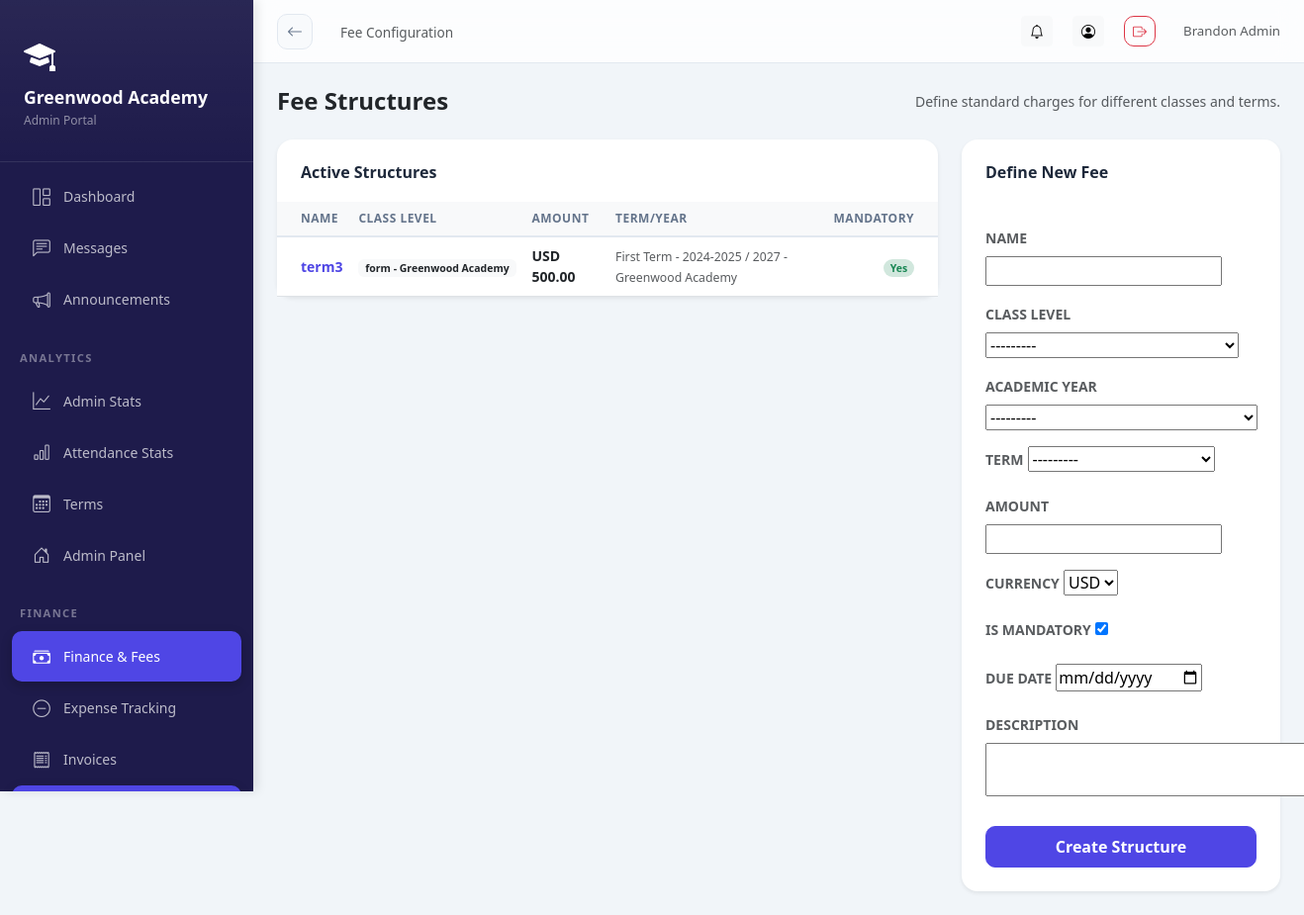
Page /fees/structures/ (signed in) on the committed database.
### schools/models.py (models this page shows, shortened)
class School(models.Model):
    STATUS_CHOICES = [
        ('pending', 'Pending Approval'),
        ('active', 'Active'),
        ('suspended', 'Suspended'),
        ('rejected', 'Rejected'),
    ]
    name = models.CharField(max_length=200)
    subdomain = models.CharField(max_length=50, unique=True, db_index=True)
    email = models.EmailField()
    phone = models.CharField(max_length=20, blank=True)
    address = models.TextField(blank=True)
    logo = models.ImageField(upload_to='school_logos/', blank=True, null=True)
    theme_color = models.CharField(max_length=7, default='#4F46E5', help_text='Hex color code')
    motto = models.CharField(max_length=200, blank=True)
    status = models.CharField(max_length=20, choices=STATUS_CHOICES, default='pending')
    is_demo = models.BooleanField(default=False)
    created_at = models.DateTimeField(auto_now_add=True)
    updated_at = models.DateTimeField(auto_now=True)
    is_deleted = models.BooleanField(default=False)
    parent_registration_enabled = models.BooleanField(default=True)
    registration_token = models.CharField(max_length=100, unique=True, blank=True, null=True)
    subscription_active = models.BooleanField(default=False)
    subscription_expires = models.DateTimeField(null=True, blank=True)
    class Meta:
        ordering = ['-created_at']

class SchoolUser(SyncBaseModel):
    ROLE_CHOICES = [
        ('headmaster', 'Headmaster'),
        ('admin', 'School Admin'),
        ('teacher', 'Teacher'),
        ('student', 'Student'),
        ('parent', 'Parent'),
    ]
    user = models.ForeignKey(User, on_delete=models.CASCADE, related_name='school_memberships')
    school = models.ForeignKey(School, on_delete=models.CASCADE, related_name='members', db_index=True)
    role = models.CharField(max_length=20, choices=ROLE_CHOICES, db_index=True)
    is_active = models.BooleanField(default=True, db_index=True)
    signature = models.ImageField(upload_to='signatures/', blank=True, null=True)
    class Meta:
        unique_together = ['user', 'school']

### fees/models.py (models this page shows, shortened)
class FeeStructure(models.Model):
    CURRENCY_CHOICES = [('USD', 'USD'), ('ZWL', 'ZWL')]
    school = models.ForeignKey(School, on_delete=models.CASCADE, related_name='fee_structures')
    name = models.CharField(max_length=100)  # e.g. "Tuition Fee", "Dev Levy"
    class_level = models.ForeignKey(ClassLevel, on_delete=models.SET_NULL, null=True, blank=True)
    academic_year = models.ForeignKey(AcademicYear, on_delete=models.CASCADE, related_name='fee_structures')
    term = models.ForeignKey(Term, on_delete=models.SET_NULL, null=True, blank=True)
    amount = models.DecimalField(max_digits=12, decimal_places=2)
    currency = models.CharField(max_length=3, choices=CURRENCY_CHOICES, default='USD')
    is_mandatory = models.BooleanField(default=True)
    due_date = models.DateField(null=True, blank=True)
    description = models.TextField(blank=True)
    created_at = models.DateTimeField(auto_now_add=True)
    objects = TenantManager()
    all_objects = models.Manager()
    class Meta:
        ordering = ['academic_year', 'name']

### academics/models.py (models this page shows)
class ClassLevel(SyncBaseModel):
    school = models.ForeignKey(School, on_delete=models.CASCADE, related_name='class_levels')
    name = models.CharField(max_length=50)  # e.g., "Grade 1", "Class 5"
    order = models.IntegerField(default=0)
    objects = TenantManager()
    all_objects = models.Manager()
    class Meta:
        ordering = ['order', 'name']
    def __str__(self):
        return f"{self.name} - {self.school.name}"

class AcademicYear(SyncBaseModel):
    school = models.ForeignKey(School, on_delete=models.CASCADE, related_name='academic_years')
    name = models.CharField(max_length=50)  # e.g., "2024-2025"
    start_date = models.DateField()
    end_date = models.DateField()
    is_current = models.BooleanField(default=False)
    objects = TenantManager()
    all_objects = models.Manager()
    class Meta:
        ordering = ['-start_date']
    def __str__(self):
        return f"{self.name} - {self.school.name}"

### results/models.py (models this page shows)
class Term(SyncBaseModel):
    TERM_CHOICES = [
        (1, 'First Term'),
        (2, 'Second Term'),
        (3, 'Third Term'),
    ]
    academic_year = models.ForeignKey(AcademicYear, on_delete=models.CASCADE, related_name='terms')
    term_number = models.IntegerField(choices=TERM_CHOICES)
    name = models.CharField(max_length=50)
    start_date = models.DateField()
    end_date = models.DateField()
    is_current = models.BooleanField(default=False)
    class Meta:
        ordering = ['academic_year', 'term_number']
        unique_together = ['academic_year', 'term_number']
    def __str__(self):
        return f"{self.name} - {self.academic_year.name}"

### fees/views.py (the view, shortened to what this page needs)
# urls.py: path('structures/', views.fee_structure_list, name='structure_list'),
@login_required
def fee_structure_list(request):
    school = request.school
    structures = FeeStructure.objects.filter(school=school).select_related('class_level', 'academic_year', 'term')
    form = FeeStructureForm(school=school)
    return render(request, 'fees/fee_structure_list.html', {'structures': structures, 'form': form})

### fees/forms.py
class FeeStructureForm(forms.ModelForm):
    class Meta:
        model = FeeStructure
        fields = ['name', 'class_level', 'academic_year', 'term', 'amount', 'currency', 'is_mandatory', 'due_date', 'description']
        widgets = {
            'due_date': forms.DateInput(attrs={'type': 'date'}),
            'description': forms.Textarea(attrs={'rows': 2}),
        }
    def __init__(self, school=None, *args, **kwargs):
        super().__init__(*args, **kwargs)
        if school:
            self.fields['class_level'].queryset = ClassLevel.objects.filter(school=school)
            self.fields['academic_year'].queryset = AcademicYear.objects.filter(school=school)
            self.fields['term'].queryset = Term.objects.filter(academic_year__school=school)
            self.fields['class_level'].required = False
            self.fields['term'].required = False

### core/models.py (called while the page is built)
    def get_queryset(self):
        queryset = super().get_queryset()
        school = get_current_school()
        if school:
            return queryset.filter(school=school)
        return queryset

### schools/context_processors.py (called while the page is built)
def school_context(request):
    school = getattr(request, 'school', None)
    school_role = ''
    if school and request.user.is_authenticated:
        try:
            su = SchoolUser.objects.get(user=request.user, school=school, is_active=True)
            school_role = su.role
        except SchoolUser.DoesNotExist:
            pass
    return {
        'current_school': school,
        'school_role': school_role,
    }

### templates/fees/fee_structure_list.html (shortened to what this page needs)
{% extends "base_dashboard.html" %}
{% block page_title %}Fee Configuration{% endblock %}
{% block content %}
<div class="d-flex justify-content-between align-items-center mb-4">
    <h4 class="fw-bold mb-0">Fee Structures</h4>
    <p class="text-muted small mb-0">Define standard charges for different classes and terms.</p>
</div>
<div class="row g-4">
  <div class="col-lg-8">
    <div class="card border-0 shadow-sm rounded-4">
      <div class="card-header bg-transparent border-0 pt-4 px-4">
        <h6 class="fw-bold mb-0">Active Structures</h6>
      </div>
      <div class="card-body p-0">
        <div class="table-responsive">
          <table class="table table-hover align-middle mb-0">
            <thead class="table-light"><tr><th class="ps-4">Name</th><th>Class Level</th><th>Amount</th><th>Term/Year</th><th class="pe-4 text-end">Mandatory</th></tr></thead>
            <tbody>
              {% for s in structures %}
              <tr>
                <td class="ps-4 fw-bold text-primary">{{ s.name }}</td>
                <td><span class="badge bg-light text-dark">{{ s.class_level|default:"All Classes" }}</span></td>
                <td><strong>{{ s.currency }} {{ s.amount }}</strong></td>
                <td><small class="text-muted">{{ s.term|default:"Yearly" }} / {{ s.academic_year }}</small></td>
                <td class="pe-4 text-end">{% if s.is_mandatory %}<span class="badge bg-success-subtle text-success rounded-pill">Yes</span>{% else %}<span class="badge bg-secondary-subtle text-secondary rounded-pill">No</span>{% endif %}</td>
              </tr>
              {% empty %}<tr><td colspan="5" class="text-center text-muted py-5">No fee structures defined yet.</td></tr>
              {% endfor %}
            </tbody>
          </table>
        </div>
      </div>
    </div>
  </div>
  <div class="col-lg-4">
    <div class="card border-0 shadow-sm rounded-4">
      <div class="card-header bg-transparent border-0 pt-4 px-4">
        <h6 class="fw-bold mb-0">Define New Fee</h6>
      </div>
      <div class="card-body p-4">
        <form method="post">
          {% for field in form %}
          <div class="mb-3">
            <label class="form-label fw-bold small text-muted text-uppercase">{{ field.label }}</label>
            {{ field }}
          </div>
          {% endfor %}
          <button type="submit" class="btn btn-primary w-100 py-2 fw-bold mt-2">Create Structure</button>
        </form>
      </div>
    </div>
  </div>
</div>
{% endblock %}

### templates/base_dashboard.html (shortened to what this page needs)
<!DOCTYPE html>
<html lang="en">
<head>
<link rel="stylesheet" href="https://cdn.jsdelivr.net/npm/bootstrap@5.3.0/dist/css/bootstrap.min.css">
<link rel="stylesheet" href="https://cdn.jsdelivr.net/npm/bootstrap-icons@1.11.0/font/bootstrap-icons.css">
<link href="https://cdn.jsdelivr.net/npm/tom-select@2.2.2/dist/css/tom-select.bootstrap5.css" rel="stylesheet">
</head>
<body>
<div class="sidebar" id="sidebar">
  <div class="sidebar-brand">
    {% if current_school.logo %}
      <img src="{{ current_school.logo.url }}" alt="{{ current_school.name }}" class="rounded">
  {% else %}
    <i class="bi bi-mortarboard-fill text-white mb-2 d-block" style="font-size: 2rem;"></i>
  {% endif %}
  <h5>{{ current_school.name|default:"AcademiaLink" }}</h5>
  <small>{{ school_role|title }} Portal</small>
  </div>
  <nav class="py-2">
    <a href="{% url 'analytics:dashboard' %}" class="nav-link {% if request.path == '/analytics/dashboard/' %}active{% endif %}">
      <i class="bi bi-grid-1x2"></i> Dashboard
    </a>
    <a href="{% url 'messaging:list' %}" class="nav-link {% if 'messages' in request.path %}active{% endif %}">
      <i class="bi bi-chat-left-text"></i> Messages
    </a>
    <a href="{% url 'notifications:announcements' %}" class="nav-link {% if 'announcements' in request.path %}active{% endif %}">
      <i class="bi bi-megaphone"></i> Announcements
    </a>
    {% if school_role in 'headmaster,teacher' %}
    <div class="nav-section">Academic</div>
    <a href="{% url 'academics:student_list' %}" class="nav-link {% if 'students' in request.path %}active{% endif %}">
      <i class="bi bi-people"></i> Students
    </a>
    {% if school_role in 'headmaster,teacher,admin' %}
    <a href="{% url 'academics:teacher_list' %}" class="nav-link {% if 'teachers' in request.path %}active{% endif %}">
      <i class="bi bi-person-badge"></i> Teachers Directory
    </a>
    <a href="{% url 'academics:parent_list' %}" class="nav-link {% if 'parents' in request.path %}active{% endif %}">
      <i class="bi bi-people-fill"></i> Parents Directory
    </a>
    {% endif %}
    <a href="{% url 'academics:class_section_list' %}" class="nav-link {% if 'sections' in request.path %}active{% endif %}">
      <i class="bi bi-building"></i> Classes
    </a>
    <a href="{% url 'academics:subject_list' %}" class="nav-link {% if 'subjects' in request.path %}active{% endif %}">
      <i class="bi bi-book"></i> Subjects
    </a>
    <div class="nav-section">Attendance</div>
    <a href="{% url 'attendance:home' %}" class="nav-link {% if 'attendance' in request.path %}active{% endif %}">
      <i class="bi bi-calendar-check"></i> Attendance
    </a>
    <div class="nav-section">Results</div>
    <a href="{% url 'results:result_entry' %}" class="nav-link {% if 'entry' in request.path %}active{% endif %}">
      <i class="bi bi-pencil-square"></i> Enter Results
    </a>
    {% elif school_role == 'admin' %}
    <div class="nav-section">Analytics</div>
    <a href="{% url 'analytics:dashboard' %}#admin" class="nav-link {% if 'dashboard' in request.path %}active{% endif %}">
      <i class="bi bi-graph-up"></i> Admin Stats
    </a>
    <a href="{% url 'attendance:report' %}" class="nav-link {% if 'attendance_report' in request.path %}active{% endif %}">
      <i class="bi bi-bar-chart"></i> Attendance Stats
    </a>
    {% endif %}
    <a href="{% url 'results:term_list' %}" class="nav-link {% if 'terms' in request.path %}active{% endif %}">
      <i class="bi bi-calendar3"></i> Terms
    </a>
    <a href="{% url 'dashboard' %}" class="nav-link {% if '/school/dashboard/' in request.path %}active{% endif %}">
      <i class="bi bi-house-door"></i> Admin Panel
    </a>
    {% if school_role == 'admin' %}
    <div class="nav-section">Finance</div>
    <a href="{% url 'fees:home' %}" class="nav-link {% if 'fees' in request.path %}active{% endif %}">
      <i class="bi bi-cash-stack"></i> Finance & Fees
    </a>
    <a href="{% url 'fees:expense_list' %}" class="nav-link {% if 'expenses' in request.path %}active{% endif %}">
      <i class="bi bi-dash-circle"></i> Expense Tracking
    </a>
    <a href="{% url 'fees:invoice_list' %}" class="nav-link {% if 'invoices' in request.path %}active{% endif %}">
      <i class="bi bi-receipt"></i> Invoices
    </a>
    <a href="{% url 'fees:structure_list' %}" class="nav-link {% if 'structures' in request.path %}active{% endif %}">
    </a>
    {% endif %}
  </nav>
</div>
<div class="main-content">
  <div class="topbar">
    <div class="topbar-left">
      <a href="javascript:history.back()" class="btn-back d-none d-md-flex" id="global-back-btn" title="Go Back">
        <i class="bi bi-arrow-left"></i>
      </a>
      <nav aria-label="breadcrumb" class="d-none d-md-block">
        <span class="text-muted" style="font-size:.85rem;">{% block page_title %}{% endblock %}</span>
      </nav>
    </div>
    <div class="topbar-right">
      <a href="{% url 'notifications:list' %}" class="btn btn-sm btn-light position-relative" title="Notifications">
        <i class="bi bi-bell"></i>
      </a>
      <a href="{% url 'accounts:profile' %}" class="btn btn-sm btn-light" title="Profile">
        <i class="bi bi-person-circle"></i>
      </a>
      <a href="{% url 'accounts:logout' %}" class="btn btn-sm btn-outline-danger" title="Logout">
        <i class="bi bi-box-arrow-right"></i>
      </a>
      <span class="text-muted d-none d-md-inline-block ms-2" style="font-size:.83rem;">
        {{ user.get_full_name|default:user.username }}
      </span>
    </div>
  </div>
  <div class="page-content">
    {% block content %}{% endblock %}
  </div>
</div>
</body>
</html>

### rows in the picture
School: name "Greenwood Academy"
SchoolUser: role "Admin"
FeeStructure: name "term3", class_level "form - Greenwood Academy", currency "USD", amount "500.00", term "First Term - 2024-2025", academic_year "2027 - Greenwood Academy", is_mandatory "Yes"

### other values in the picture
{{ user.get_full_name|default:user.username }} "Brandon Admin"
{{ field.label }} "NAME" "CLASS LEVEL" "ACADEMIC YEAR" "TERM" "AMOUNT" "CURRENCY" "IS MANDATORY" "DUE DATE" "DESCRIPTION"
